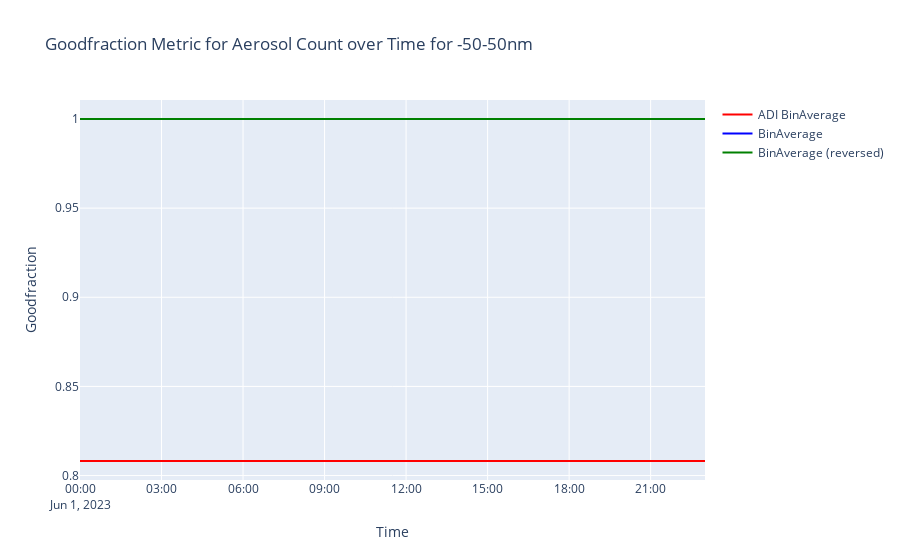

Write notebook code for a chart like this one.
### Code cell
fig = go.Figure()

i = 0  # output dia bin # (0-10)

fig.add_trace(
    go.Scatter(
        x=adi_bin_avg["time"].values,
        y=adi_bin_avg["aerosol_count_goodfraction"].values[:, i],
        mode="lines",
        name="ADI BinAverage",
        marker=dict(color="red"),
    )
)

fig.add_trace(
    go.Scatter(
        x=avg_ds["time"].values,
        y=avg_ds["dN_dlogDp_goodfraction"].values[:, i],
        mode="lines",
        name="BinAverage",
        marker=dict(color="blue"),
    )
)
fig.add_trace(
    go.Scatter(
        x=avg_ds2["time"].values,
        y=avg_ds2["dN_dlogDp_goodfraction"].values[:, i],
        mode="lines",
        name="BinAverage (reversed)",
        marker=dict(color="green"),
    )
)

# Update layout
dia_bounds = adi_bin_avg["diameter_bounds"].values[i]
fig.update_layout(
    title=f"Goodfraction Metric for Aerosol Count over Time for {int(dia_bounds[0])}-{int(dia_bounds[1])}nm",
    xaxis_title="Time",
    yaxis_title="Goodfraction",
)

# Show plot
fig.show()
